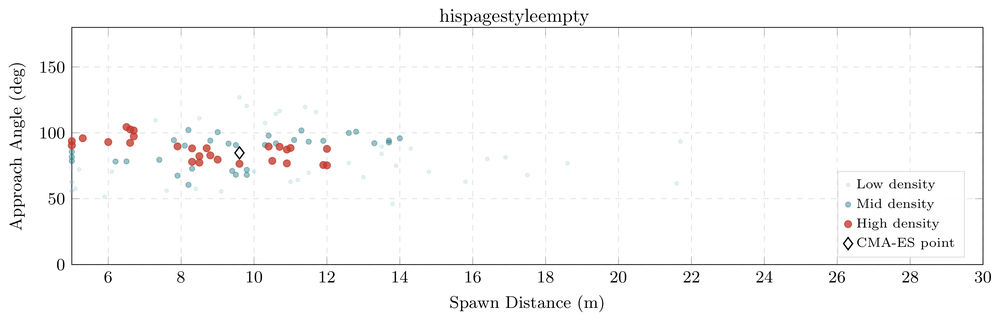
#> input picture report/figures/png/failure_distribution.png, 1000 x 321 px, shrunk from 2748 x 883 before the run
$ python -i export_figure_pdfs.py   (imports and definitions only)
#> lines starting #> are read from the running program, lines starting #| are printed output that depends on the picture
#!/usr/bin/env python3
from __future__ import annotations

import shutil
import subprocess
from pathlib import Path

from PIL import Image
from pypdf import PdfReader, PdfWriter


ROOT = Path(__file__).resolve().parent.parent
FIGURES_DIR = ROOT / "report" / "figures"
BUILD_DIR = FIGURES_DIR / "_pdf_build"
OUT_DIR = FIGURES_DIR / "pdf"
PNG_DIR = FIGURES_DIR / "png"


WRAPPER_TEMPLATE = r"""
\documentclass{article}
\usepackage[paperwidth=8in,paperheight=6in,margin=0.35in]{geometry}
\usepackage{amsmath,amssymb,amsfonts}
\usepackage{pgfplots}
\usepackage{tikz}
\usetikzlibrary{shapes,arrows.meta,positioning,fit,backgrounds,calc,decorations.pathreplacing}
\usepgfplotslibrary{fillbetween}
\pgfplotsset{compat=1.18}
\usepackage{xcolor}

\definecolor{tealaccent}{HTML}{20808D}
\definecolor{terracotta}{HTML}{A84B2F}
\definecolor{darkteal}{HTML}{1B474D}
\definecolor{lightcyan}{HTML}{BCE2E7}
\definecolor{mauvecol}{HTML}{944454}
\definecolor{goldcol}{HTML}{FFC553}
\definecolor{safezone}{HTML}{2E8B57}
\definecolor{dangerzone}{HTML}{C0392B}

\begin{document}
\pagestyle{empty}
    hispagestyle{empty}
\centering
\input{%INPUT%}
\end{document}
""".strip()


# [6 lines left out: function run_cmd, not called in this run]


def trim_png_whitespace(png_path: Path, margin_px: int = 24) -> tuple[int, int, int, int] | None:
#> called with margin_px = 24
    with Image.open(png_path) as img:
#> img is the input picture: PIL image 1000x321 RGB; mean R, G, B 250.3, 250, 250
        rgb = img.convert("RGB")
        # Pixels that are not near-white count as figure content.
        mask = Image.eval(rgb, lambda v: 255 if v < 250 else 0).convert("L")
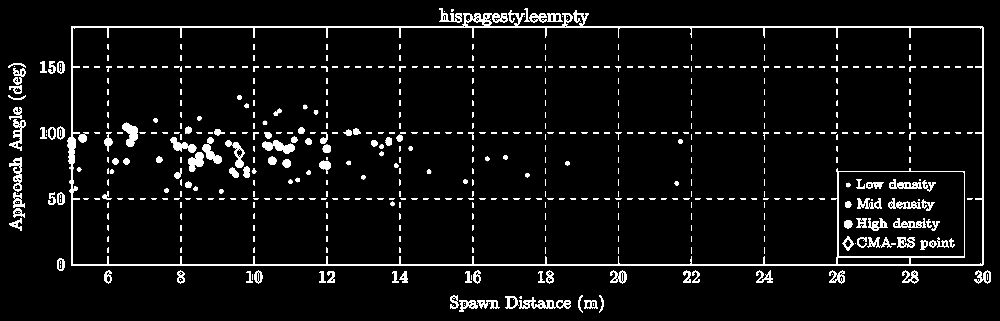
#> mask: PIL image 1000x321 L; min 0, max 255, mean 16.3
        bbox = mask.getbbox()
#> bbox = (8, 8, 991, 313)
        if not bbox:
            return None

        left, top, right, bottom = bbox
#> left = 8; top = 8; right = 991; bottom = 313
        left = max(0, left - margin_px)
#> left = 0
        top = max(0, top - margin_px)
#> top = 0
        right = min(rgb.width, right + margin_px)
#> right = 1000
        bottom = min(rgb.height, bottom + margin_px)
#> bottom = 321

        cropped = rgb.crop((left, top, right, bottom))
        cropped.save(png_path)
        return (left, top, right, bottom)


# [119 lines left out: functions crop_pdf_to_pixel_bbox, convert_pdf_to_png, tighten_outputs, main, not called in this run]


# [2 lines not run here, left out]

>>> result = trim_png_whitespace('../report/figures/png/failure_distribution.png')
#> result = (0, 0, 1000, 321)
